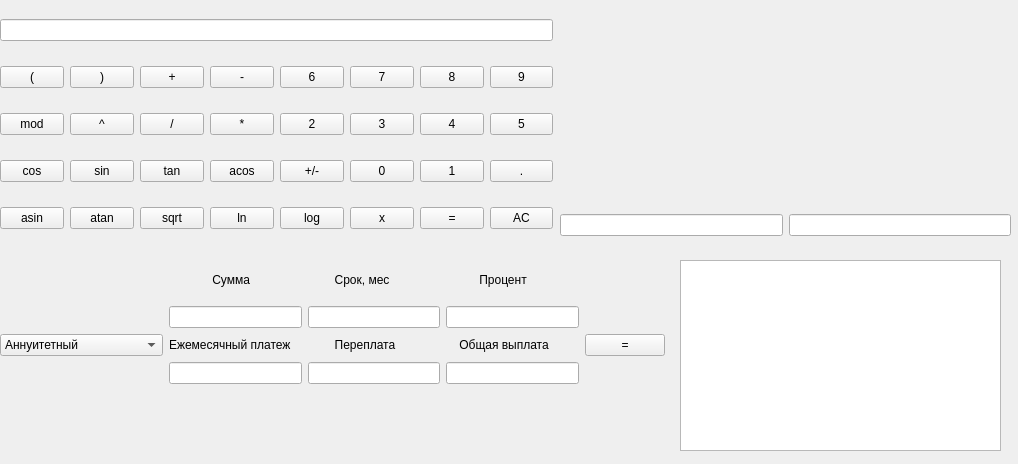
<?xml version="1.0" encoding="UTF-8"?>
<ui version="4.0">
 <class>MainWindow</class>
 <widget class="QMainWindow" name="MainWindow">
  <property name="geometry">
   <rect>
    <x>0</x>
    <y>0</y>
    <width>1018</width>
    <height>464</height>
   </rect>
  </property>
  <property name="windowTitle">
   <string>MainWindow</string>
  </property>
  <widget class="QWidget" name="centralwidget">
   <widget class="QWidget" name="layoutWidget">
    <property name="geometry">
     <rect>
      <x>0</x>
      <y>0</y>
      <width>553</width>
      <height>251</height>
     </rect>
    </property>
    <layout class="QGridLayout" name="gridLayout">
     <item row="3" column="6">
      <widget class="QPushButton" name="one">
       <property name="text">
        <string>1</string>
       </property>
      </widget>
     </item>
     <item row="1" column="5">
      <widget class="QPushButton" name="seven">
       <property name="text">
        <string>7</string>
       </property>
      </widget>
     </item>
     <item row="2" column="1">
      <widget class="QPushButton" name="degree">
       <property name="text">
        <string>^</string>
       </property>
      </widget>
     </item>
     <item row="3" column="4">
      <widget class="QPushButton" name="uno_minus_plus">
       <property name="text">
        <string>+/-</string>
       </property>
      </widget>
     </item>
     <item row="1" column="2">
      <widget class="QPushButton" name="plus">
       <property name="text">
        <string>+</string>
       </property>
      </widget>
     </item>
     <item row="4" column="7">
      <widget class="QPushButton" name="clear">
       <property name="text">
        <string>AC</string>
       </property>
      </widget>
     </item>
     <item row="3" column="5">
      <widget class="QPushButton" name="zero">
       <property name="text">
        <string>0</string>
       </property>
      </widget>
     </item>
     <item row="1" column="4">
      <widget class="QPushButton" name="six">
       <property name="text">
        <string>6</string>
       </property>
      </widget>
     </item>
     <item row="4" column="0">
      <widget class="QPushButton" name="asin">
       <property name="text">
        <string>asin</string>
       </property>
      </widget>
     </item>
     <item row="3" column="0">
      <widget class="QPushButton" name="cos">
       <property name="text">
        <string>cos</string>
       </property>
      </widget>
     </item>
     <item row="2" column="3">
      <widget class="QPushButton" name="mul">
       <property name="text">
        <string>*</string>
       </property>
      </widget>
     </item>
     <item row="2" column="6">
      <widget class="QPushButton" name="four">
       <property name="text">
        <string>4</string>
       </property>
      </widget>
     </item>
     <item row="4" column="4">
      <widget class="QPushButton" name="log">
       <property name="text">
        <string>log</string>
       </property>
      </widget>
     </item>
     <item row="3" column="3">
      <widget class="QPushButton" name="acos">
       <property name="text">
        <string>acos</string>
       </property>
      </widget>
     </item>
     <item row="3" column="1">
      <widget class="QPushButton" name="sin">
       <property name="text">
        <string>sin</string>
       </property>
      </widget>
     </item>
     <item row="2" column="7">
      <widget class="QPushButton" name="five">
       <property name="text">
        <string>5</string>
       </property>
      </widget>
     </item>
     <item row="0" column="0" colspan="8">
      <widget class="QLineEdit" name="line_insert"/>
     </item>
     <item row="2" column="4">
      <widget class="QPushButton" name="two">
       <property name="text">
        <string>2</string>
       </property>
      </widget>
     </item>
     <item row="1" column="6">
      <widget class="QPushButton" name="eight_2">
       <property name="text">
        <string>8</string>
       </property>
      </widget>
     </item>
     <item row="4" column="1">
      <widget class="QPushButton" name="atan">
       <property name="text">
        <string>atan</string>
       </property>
      </widget>
     </item>
     <item row="1" column="0">
      <widget class="QPushButton" name="l_brecket">
       <property name="text">
        <string>(</string>
       </property>
      </widget>
     </item>
     <item row="3" column="2">
      <widget class="QPushButton" name="tan">
       <property name="text">
        <string>tan</string>
       </property>
      </widget>
     </item>
     <item row="3" column="7">
      <widget class="QPushButton" name="point">
       <property name="text">
        <string>.</string>
       </property>
      </widget>
     </item>
     <item row="4" column="3">
      <widget class="QPushButton" name="ln">
       <property name="text">
        <string>ln</string>
       </property>
      </widget>
     </item>
     <item row="1" column="1">
      <widget class="QPushButton" name="r_brecket">
       <property name="text">
        <string>)</string>
       </property>
      </widget>
     </item>
     <item row="2" column="0">
      <widget class="QPushButton" name="mod">
       <property name="text">
        <string>mod</string>
       </property>
      </widget>
     </item>
     <item row="4" column="2">
      <widget class="QPushButton" name="sqrt">
       <property name="text">
        <string>sqrt</string>
       </property>
      </widget>
     </item>
     <item row="1" column="7">
      <widget class="QPushButton" name="nine">
       <property name="text">
        <string>9</string>
       </property>
      </widget>
     </item>
     <item row="2" column="5">
      <widget class="QPushButton" name="three">
       <property name="text">
        <string>3</string>
       </property>
      </widget>
     </item>
     <item row="2" column="2">
      <widget class="QPushButton" name="div">
       <property name="text">
        <string>/</string>
       </property>
      </widget>
     </item>
     <item row="1" column="3">
      <widget class="QPushButton" name="minus">
       <property name="text">
        <string>-</string>
       </property>
      </widget>
     </item>
     <item row="4" column="6">
      <widget class="QPushButton" name="equals">
       <property name="text">
        <string>=</string>
       </property>
      </widget>
     </item>
     <item row="4" column="5">
      <widget class="QPushButton" name="x">
       <property name="text">
        <string>x</string>
       </property>
      </widget>
     </item>
    </layout>
   </widget>
   <widget class="QWidget" name="widget" native="true">
    <property name="geometry">
     <rect>
      <x>550</x>
      <y>0</y>
      <width>461</width>
      <height>201</height>
     </rect>
    </property>
   </widget>
   <widget class="QWidget" name="layoutWidget">
    <property name="geometry">
     <rect>
      <x>560</x>
      <y>200</y>
      <width>451</width>
      <height>51</height>
     </rect>
    </property>
    <layout class="QGridLayout" name="gridLayout_2">
     <item row="0" column="1">
      <widget class="QLineEdit" name="y"/>
     </item>
     <item row="0" column="0">
      <widget class="QLineEdit" name="mashtab"/>
     </item>
    </layout>
   </widget>
   <widget class="QTextEdit" name="textEdit">
    <property name="geometry">
     <rect>
      <x>680</x>
      <y>260</y>
      <width>321</width>
      <height>191</height>
     </rect>
    </property>
   </widget>
   <widget class="QWidget" name="">
    <property name="geometry">
     <rect>
      <x>0</x>
      <y>260</y>
      <width>665</width>
      <height>124</height>
     </rect>
    </property>
    <layout class="QGridLayout" name="gridLayout_3">
     <item row="3" column="2">
      <widget class="QLineEdit" name="over_pay"/>
     </item>
     <item row="1" column="2">
      <widget class="QLineEdit" name="month"/>
     </item>
     <item row="3" column="3">
      <widget class="QLineEdit" name="all_pay"/>
     </item>
     <item row="0" column="1">
      <widget class="QLabel" name="label">
       <property name="text">
        <string>             Сумма </string>
       </property>
      </widget>
     </item>
     <item row="0" column="3">
      <widget class="QLabel" name="label_3">
       <property name="text">
        <string>          Процент</string>
       </property>
      </widget>
     </item>
     <item row="3" column="1">
      <widget class="QLineEdit" name="pay_month"/>
     </item>
     <item row="1" column="3">
      <widget class="QLineEdit" name="procent"/>
     </item>
     <item row="0" column="2">
      <widget class="QLabel" name="label_2">
       <property name="text">
        <string>        Срок, мес</string>
       </property>
      </widget>
     </item>
     <item row="2" column="0">
      <widget class="QComboBox" name="credit">
       <item>
        <property name="text">
         <string>Аннуитетный</string>
        </property>
       </item>
       <item>
        <property name="text">
         <string>Дифференцированный</string>
        </property>
       </item>
      </widget>
     </item>
     <item row="1" column="1">
      <widget class="QLineEdit" name="sum"/>
     </item>
     <item row="2" column="3">
      <widget class="QLabel" name="label_6">
       <property name="text">
        <string>    Общая выплата</string>
       </property>
      </widget>
     </item>
     <item row="2" column="4">
      <widget class="QPushButton" name="eq">
       <property name="text">
        <string>=</string>
       </property>
      </widget>
     </item>
     <item row="2" column="1">
      <widget class="QLabel" name="label_4">
       <property name="text">
        <string>Ежемесячный платеж</string>
       </property>
      </widget>
     </item>
     <item row="2" column="2">
      <widget class="QLabel" name="label_5">
       <property name="text">
        <string>        Переплата</string>
       </property>
      </widget>
     </item>
    </layout>
   </widget>
  </widget>
 </widget>
 <resources/>
 <connections/>
</ui>
